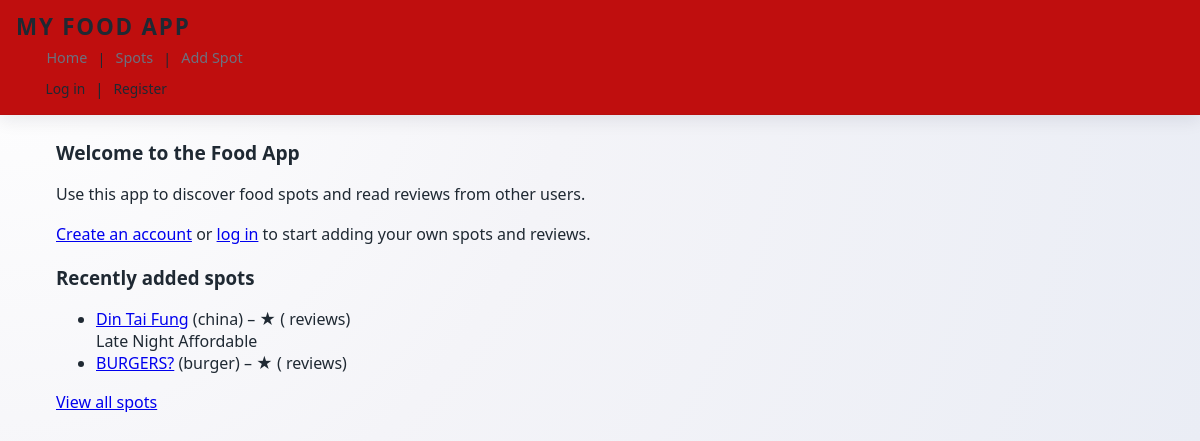
Before: / with the older database file.
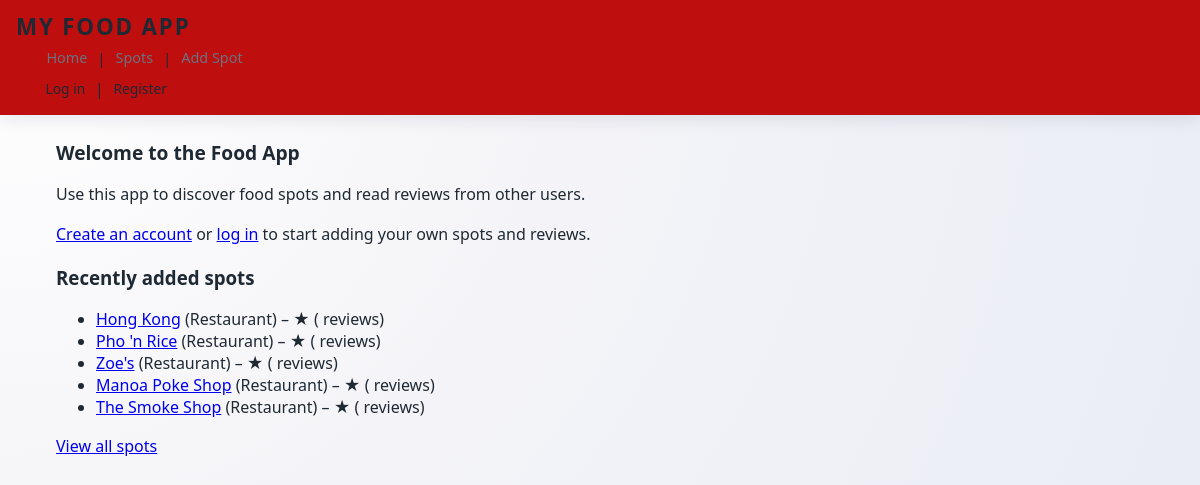
After: the same page with the newer database file.
### tables this page shows
CREATE TABLE spots (
    id INTEGER PRIMARY KEY AUTOINCREMENT,
    name TEXT NOT NULL,
    category TEXT,
    latitude REAL,
    longitude REAL
, late_night INTEGER DEFAULT 0, fine_dining INTEGER DEFAULT 0, health_conscious INTEGER DEFAULT 0, affordable INTEGER DEFAULT 0, sweet_treat INTEGER DEFAULT 0, close INTEGER DEFAULT 0);

### app.py (the view)
@app.route("/")
def index():
    db = get_db()
    spots = db.execute(
        """
        SELECT
            id,
            name,
            category,
            late_night,
            fine_dining,
            health_conscious,
            affordable,
            sweet_treat,
            close
        FROM spots
        ORDER BY id DESC
        LIMIT 5
        """
    ).fetchall()
    db.close()
    return render_template("index.html", spots=spots)

### app.py (called while the page is built)
def get_db():
    connection = sqlite3.connect("spots.db")
    connection.row_factory = sqlite3.Row  # lets us use column names later
    return connection

### templates/index.html (shortened to what this page needs)
{% extends "layout.html" %}
{% block content %}
<h2>Welcome to the Food App</h2>
{% if session.get("user_id") %}
  <p>Hi {{ session["username"] }}! Use this app to discover food spots around you and share your own reviews.</p>
  <p><a href="/add-spot">Add a new spot</a> or <a href="/spots">browse all spots</a>.</p>
{% else %}
  <p>Use this app to discover food spots and read reviews from other users.</p>
  <p><a href="/register">Create an account</a> or <a href="/login">log in</a> to start adding your own spots and reviews.</p>
{% endif %}
<h3>Recently added spots</h3>
{% if spots %}
  <ul>
    {% for spot in spots %}
  <li>
    <a href="/spot/{{ spot['id'] }}">{{ spot["name"] }}</a>
    {% if spot["category"] %} ({{ spot["category"] }}) {% endif %}
    {% if spot["avg_rating"] is not none %}
      – {{ spot["avg_rating"] }}★
      ({{ spot["review_count"] }} review{% if spot["review_count"] != 1 %}s{% endif %})
    {% else %}
      – No reviews yet
    {% endif %}
    <div class="tags">
      {% if spot.late_night %}<span class="tag">Late Night</span>{% endif %}
      {% if spot.affordable %}<span class="tag">Affordable</span>{% endif %}
    </div>
  </li>
{% endfor %}
  </ul>
  <p><a href="/spots">View all spots</a></p>
{% else %}
  <p>No spots yet. Be the first to <a href="/add-spot">add one</a>!</p>
{% endif %}
{% endblock %}

### templates/layout.html (shortened to what this page needs)
<!doctype html>
<html>
  <head>
    <link rel="stylesheet" href="{{ url_for('static', filename='styles.css') }}">
    <link
      rel="stylesheet"
      href="https://unpkg.com/leaflet@1.9.4/dist/leaflet.css"
    />
  </head>
  <body>
    <header>
      <h1>My Food App</h1>
      <nav>
        <a href="/">Home</a> |
        <a href="/spots">Spots</a> |
        <a href="/add-spot">Add Spot</a>
      </nav>
      <div style="margin-top: 10px;">
        {% if session.get("user_id") %}
          Logged in as {{ session["username"] }} |
          <a href="/my-reviews">My reviews</a> |
          <a href="/favorites">My favorites</a> |
          <a href="/logout">Log out</a>
        {% else %}
          <a href="/login">Log in</a> |
          <a href="/register">Register</a>
        {% endif %}
      </div>
    </header>
    <main>
      {% block content %}{% endblock %}
    </main>
  </body>
</html>

### static/styles.css (style rules this page uses)
:root { --crimson: #a51c30; --dark-crimson: #7c1321; --background-page: #f4f4f8; --background-card: #ffffff; --faded-border: #e2e2ec; --text-main: #1f2933; --text-muted: #6b7280; --shadow-soft: 0 10px 25px rgba(15, 23, 42, 0.08); --radius-lg: 16px; --radius-md: 12px; --radius-pill: 999px; --max-width: 1120px; --transition-fast: 0.2s ease; --font-sans: system-ui, -apple-system, BlinkMacSystemFont, "SF Pro Text", "Helvetica Neue", Arial, sans-serif; }
*, *::before, *::after { box-sizing: border-box; }
html, body { margin: 0; padding: 0; }
body { font-family: var(--font-sans); background: radial-gradient(circle at top left, #ffffff 0, #f4f4f8 45%, #eaedf5 100%); color: var(--text-main); -webkit-font-smoothing: antialiased; }
header { position: sticky; top: 0; z-index: 20; background: rgba(189, 5, 5, 0.96); backdrop-filter: blur(12px); border-bottom: 1px solid rgba(0, 0, 0, 0.04); box-shadow: 0 6px 16px rgba(15, 23, 42, 0.08); }
header > * { max-width: var(--max-width); margin-left: auto; margin-right: auto; }
header { padding: 0.7rem 1rem 0.9rem; }
header h1 { margin: 0; font-size: 1.4rem; font-weight: 700; letter-spacing: 0.08em; text-transform: uppercase; color: var(--harvard-crimson-dark); }
nav { margin-top: 0.4rem; font-size: 0.9rem; }
nav a { text-decoration: none; color: var(--text-muted); padding: 0.2rem 0.4rem; border-radius: var(--radius-pill); transition: background var(--transition-fast), color var(--transition-fast), transform var(--transition-fast); }
header > div a { text-decoration: none; color: var(--harvard-crimson-dark); font-size: 0.86rem; padding: 0.15rem 0.35rem; border-radius: var(--radius-pill); transition: background var(--transition-fast), color var(--transition-fast); }
main { max-width: var(--max-width); margin: 1.5rem auto 2rem; padding: 0 1rem; }
main h2 { font-size: 1.2rem; margin-top: 0; margin-bottom: 0.6rem; }
main p { line-height: 1.5; color: var(--text-main); }

Changed rows visible on the page:
removed spots: name "Din Tai Fung", category "china", late_night "Late Night", affordable "Affordable"
removed spots: name "BURGERS?", category "burger"
added spots: name "Hong Kong", category "Restaurant"
added spots: name "Pho 'n Rice", category "Restaurant"
added spots: name "Zoe's", category "Restaurant"
added spots: name "Manoa Poke Shop", category "Restaurant"
added spots: name "The Smoke Shop", category "Restaurant"
